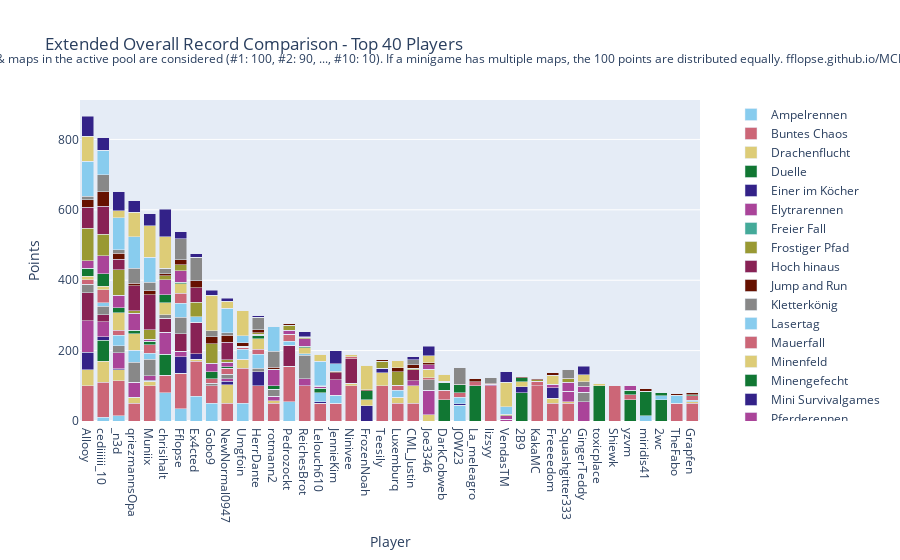

The cell this chart's notebook holds for it:
### Code cell
import plotly.graph_objects as go

# Sum all columns to get the total score
outDf['Total'] = outDf.sum(axis=1)

# Sort by total score and fill N/A values with 0
outDf = outDf.sort_values(by='Total', ascending=False).fillna(0)

# Crop to top 10 players
cropDf = outDf.head(40).copy()

# Drop the 'Total' column for plotting
cropDf = cropDf.drop(columns=['Total'])

# Create a color palette
color_palette = px.colors.qualitative.Safe

# Create the stacked bar plot
fig = go.Figure()

cropDf = remove_duplicate_columns(cropDf)

for column in cropDf.columns.difference(['Player']):
    fig.add_trace(go.Bar(
        x=cropDf.index,
        y=cropDf[column],
        name=column,
        marker_color=color_palette[len(fig.data) % len(color_palette)]
    ))

# Update layout
fig.update_layout(
    barmode='stack',
    title='Extended Overall Record Comparison - Top 40 Players',
    xaxis=dict(title='Player'),
    yaxis=dict(title='Points'),
    #height=800,
    #width=1000,
    legend=dict(
        x=1.05,
        y=0.5,
        traceorder='normal',
        font=dict(size=12),
        bgcolor='rgba(255, 255, 255, 0)',
        bordercolor='rgba(0, 0, 0, 0)'
    ),
    margin=dict(r=200),  # Adjust right margin to make room for the legend
    annotations=[
        dict(
            x=0.5,
            y=1.1635,
            xref='paper',
            yref='paper',
            text='Max 100 points per minigame. Records #1 through #10 of games & maps in the active pool are considered (#1: 100, #2: 90, ..., #10: 10). If a minigame has multiple maps, the 100 points are distributed equally. fflopse.github.io/MCP-Records/data-analysis/global-ranking.ipynb',
            showarrow=False,
            font=dict(size=12),
            xanchor='center'
        )
    ]
)

fig.show()

# save the plot as an html file

fig.write_html('out/ext_overall_record_comparison.html')

### Figure 1 — Plotly figure (JSON) as saved in the notebook; plotly's stock layout.template omitted (floating-point values rounded to 4 significant figures)
{"data": [{"marker": {"color": "rgb(136, 204, 238)"}, "name": "Ampelrennen", "type": "bar", "x": ["Allooy", "cediiiiii_10", "_n3d", "qriezmannsOpa", "Muniix", "chrisihalt", "Fflopse", "Ex4cted", "Gobo9", "NewNormal0947", "Umgfoin", "HerrDante", "rotmann2", "Pedrozockt", "ReichesBrot", "Lelouch610", "JennieKim", "Ninivee", "FrozenNoah", "Teesily", "Luxemburq", "CML_Justin", "Joe3346", "DarkCobweb", "JOW23", "La_meleagro", "lizsyy", "VendasTM", "2B9", "KakaMC", "Freeeedom", "Squashgitter333", "GingerTeddy", "toxicplace", "Shiewk", "yzvm", "miridis41", "2wc", "TheFabo", "Grapfen"], "y": [0.0, 10.0, 15.0, 0.0, 0.0, 80.0, 35.0, 70.0, 50.0, 0.0, 50.0, 0.0, 0.0, 55.0, 0.0, 0.0, 0.0, 0.0, 0.0, 0.0, 0.0, 0.0, 0.0, 0.0, 45.0, 0.0, 0.0, 0.0, 0.0, 0.0, 0.0, 0.0, 0.0, 0.0, 0.0, 0.0, 15.0, 0.0, 0.0, 0.0]}, {"marker": {"color": "rgb(204, 102, 119)"}, "name": "Buntes Chaos", "type": "bar", "x": ["Allooy", "cediiiiii_10", "_n3d", "qriezmannsOpa", "Muniix", "chrisihalt", "Fflopse", "Ex4cted", "Gobo9", "NewNormal0947", "Umgfoin", "HerrDante", "rotmann2", "Pedrozockt", "ReichesBrot", "Lelouch610", "JennieKim", "Ninivee", "FrozenNoah", "Teesily", "Luxemburq", "CML_Justin", "Joe3346", "DarkCobweb", "JOW23", "La_meleagro", "lizsyy", "VendasTM", "2B9", "KakaMC", "Freeeedom", "Squashgitter333", "GingerTeddy", "toxicplace", "Shiewk", "yzvm", "miridis41", "2wc", "TheFabo", "Grapfen"], "y": [100.0, 100.0, 100.0, 50.0, 100.0, 50.0, 100.0, 100.0, 50.0, 50.0, 100.0, 100.0, 50.0, 100.0, 100.0, 50.0, 50.0, 100.0, 0.0, 100.0, 50.0, 50.0, 0.0, 0.0, 0.0, 0.0, 100.0, 0.0, 0.0, 100.0, 50.0, 50.0, 0.0, 0.0, 100.0, 0.0, 0.0, 0.0, 50.0, 50.0]}, {"marker": {"color": "rgb(221, 204, 119)"}, "name": "Drachenflucht", "type": "bar", "x": ["Allooy", "cediiiiii_10", "_n3d", "qriezmannsOpa", "Muniix", "chrisihalt", "Fflopse", "Ex4cted", "Gobo9", "NewNormal0947", "Umgfoin", "HerrDante", "rotmann2", "Pedrozockt", "ReichesBrot", "Lelouch610", "JennieKim", "Ninivee", "FrozenNoah", "Teesily", "Luxemburq", "CML_Justin", "Joe3346", "DarkCobweb", "JOW23", "La_meleagro", "lizsyy", "VendasTM", "2B9", "KakaMC", "Freeeedom", "Squashgitter333", "GingerTeddy", "toxicplace", "Shiewk", "yzvm", "miridis41", "2wc", "TheFabo", "Grapfen"], "y": [45.0, 60.0, 30.0, 17.5, 12.5, 0.0, 0.0, 5.0, 0.0, 52.5, 25.0, 0.0, 7.5, 0.0, 0.0, 0.0, 0.0, 7.5, 0.0, 37.5, 17.5, 50.0, 17.5, 0.0, 0.0, 0.0, 0.0, 0.0, 0.0, 0.0, 15.0, 5.0, 0.0, 0.0, 0.0, 0.0, 0.0, 0.0, 0.0, 5.0]}, {"marker": {"color": "rgb(17, 119, 51)"}, "name": "Duelle", "type": "bar", "x": ["Allooy", "cediiiiii_10", "_n3d", "qriezmannsOpa", "Muniix", "chrisihalt", "Fflopse", "Ex4cted", "Gobo9", "NewNormal0947", "Umgfoin", "HerrDante", "rotmann2", "Pedrozockt", "ReichesBrot", "Lelouch610", "JennieKim", "Ninivee", "FrozenNoah", "Teesily", "Luxemburq", "CML_Justin", "Joe3346", "DarkCobweb", "JOW23", "La_meleagro", "lizsyy", "VendasTM", "2B9", "KakaMC", "Freeeedom", "Squashgitter333", "GingerTeddy", "toxicplace", "Shiewk", "yzvm", "miridis41", "2wc", "TheFabo", "Grapfen"], "y": [0.0, 60.0, 0.0, 0.0, 0.0, 60.0, 0.0, 0.0, 0.0, 0.0, 0.0, 0.0, 0.0, 0.0, 0.0, 0.0, 0.0, 0.0, 0.0, 0.0, 0.0, 0.0, 0.0, 60.0, 0.0, 100.0, 0.0, 0.0, 80.0, 0.0, 0.0, 0.0, 0.0, 100.0, 0.0, 60.0, 70.0, 60.0, 0.0, 0.0]}, {"marker": {"color": "rgb(51, 34, 136)"}, "name": "Einer im Köcher", "type": "bar", "x": ["Allooy", "cediiiiii_10", "_n3d", "qriezmannsOpa", "Muniix", "chrisihalt", "Fflopse", "Ex4cted", "Gobo9", "NewNormal0947", "Umgfoin", "HerrDante", "rotmann2", "Pedrozockt", "ReichesBrot", "Lelouch610", "JennieKim", "Ninivee", "FrozenNoah", "Teesily", "Luxemburq", "CML_Justin", "Joe3346", "DarkCobweb", "JOW23", "La_meleagro", "lizsyy", "VendasTM", "2B9", "KakaMC", "Freeeedom", "Squashgitter333", "GingerTeddy", "toxicplace", "Shiewk", "yzvm", "miridis41", "2wc", "TheFabo", "Grapfen"], "y": [50.0, 10.0, 4.0, 0.0, 4.0, 0.0, 48.0, 16.0, 0.0, 10.0, 0.0, 40.0, 0.0, 0.0, 0.0, 4.0, 0.0, 0.0, 44.0, 12.0, 0.0, 0.0, 0.0, 0.0, 4.0, 0.0, 0.0, 0.0, 18.0, 0.0, 30.0, 0.0, 0.0, 0.0, 0.0, 0.0, 0.0, 0.0, 0.0, 0.0]}, {"marker": {"color": "rgb(170, 68, 153)"}, "name": "Elytrarennen", "type": "bar", "x": ["Allooy", "cediiiiii_10", "_n3d", "qriezmannsOpa", "Muniix", "chrisihalt", "Fflopse", "Ex4cted", "Gobo9", "NewNormal0947", "Umgfoin", "HerrDante", "rotmann2", "Pedrozockt", "ReichesBrot", "Lelouch610", "JennieKim", "Ninivee", "FrozenNoah", "Teesily", "Luxemburq", "CML_Justin", "Joe3346", "DarkCobweb", "JOW23", "La_meleagro", "lizsyy", "VendasTM", "2B9", "KakaMC", "Freeeedom", "Squashgitter333", "GingerTeddy", "toxicplace", "Shiewk", "yzvm", "miridis41", "2wc", "TheFabo", "Grapfen"], "y": [90.0, 42.5, 45.0, 42.5, 12.5, 62.5, 15.0, 0.0, 0.0, 7.5, 0.0, 0.0, 12.5, 0.0, 20.0, 0.0, 0.0, 0.0, 0.0, 0.0, 0.0, 15.0, 70.0, 0.0, 0.0, 0.0, 0.0, 5.0, 0.0, 0.0, 10.0, 30.0, 55.0, 0.0, 0.0, 0.0, 0.0, 0.0, 0.0, 0.0]}, {"marker": {"color": "rgb(68, 170, 153)"}, "name": "Freier Fall", "type": "bar", "x": ["Allooy", "cediiiiii_10", "_n3d", "qriezmannsOpa", "Muniix", "chrisihalt", "Fflopse", "Ex4cted", "Gobo9", "NewNormal0947", "Umgfoin", "HerrDante", "rotmann2", "Pedrozockt", "ReichesBrot", "Lelouch610", "JennieKim", "Ninivee", "FrozenNoah", "Teesily", "Luxemburq", "CML_Justin", "Joe3346", "DarkCobweb", "JOW23", "La_meleagro", "lizsyy", "VendasTM", "2B9", "KakaMC", "Freeeedom", "Squashgitter333", "GingerTeddy", "toxicplace", "Shiewk", "yzvm", "miridis41", "2wc", "TheFabo", "Grapfen"], "y": [0.0, 0.0, 0.0, 0.0, 0.0, 0.0, 0.0, 0.0, 0.0, 0.0, 0.0, 0.0, 0.0, 0.0, 0.0, 0.0, 0.0, 0.0, 0.0, 0.0, 0.0, 0.0, 0.0, 0.0, 0.0, 0.0, 0.0, 0.0, 0.0, 0.0, 0.0, 0.0, 0.0, 0.0, 0.0, 0.0, 0.0, 0.0, 0.0, 0.0]}, {"marker": {"color": "rgb(153, 153, 51)"}, "name": "Frostiger Pfad", "type": "bar", "x": ["Allooy", "cediiiiii_10", "_n3d", "qriezmannsOpa", "Muniix", "chrisihalt", "Fflopse", "Ex4cted", "Gobo9", "NewNormal0947", "Umgfoin", "HerrDante", "rotmann2", "Pedrozockt", "ReichesBrot", "Lelouch610", "JennieKim", "Ninivee", "FrozenNoah", "Teesily", "Luxemburq", "CML_Justin", "Joe3346", "DarkCobweb", "JOW23", "La_meleagro", "lizsyy", "VendasTM", "2B9", "KakaMC", "Freeeedom", "Squashgitter333", "GingerTeddy", "toxicplace", "Shiewk", "yzvm", "miridis41", "2wc", "TheFabo", "Grapfen"], "y": [0.0, 0.0, 0.0, 0.0, 0.0, 0.0, 0.0, 0.0, 0.0, 0.0, 0.0, 0.0, 0.0, 0.0, 0.0, 0.0, 0.0, 0.0, 0.0, 0.0, 0.0, 0.0, 0.0, 0.0, 0.0, 0.0, 0.0, 0.0, 0.0, 0.0, 0.0, 0.0, 0.0, 0.0, 0.0, 0.0, 0.0, 0.0, 0.0, 0.0]}, {"marker": {"color": "rgb(136, 34, 85)"}, "name": "Hoch hinaus", "type": "bar", "x": ["Allooy", "cediiiiii_10", "_n3d", "qriezmannsOpa", "Muniix", "chrisihalt", "Fflopse", "Ex4cted", "Gobo9", "NewNormal0947", "Umgfoin", "HerrDante", "rotmann2", "Pedrozockt", "ReichesBrot", "Lelouch610", "JennieKim", "Ninivee", "FrozenNoah", "Teesily", "Luxemburq", "CML_Justin", "Joe3346", "DarkCobweb", "JOW23", "La_meleagro", "lizsyy", "VendasTM", "2B9", "KakaMC", "Freeeedom", "Squashgitter333", "GingerTeddy", "toxicplace", "Shiewk", "yzvm", "miridis41", "2wc", "TheFabo", "Grapfen"], "y": [80.0, 20.0, 0.0, 0.0, 0.0, 40.0, 50.0, 90.0, 0.0, 0.0, 0.0, 0.0, 0.0, 60.0, 0.0, 0.0, 0.0, 70.0, 0.0, 0.0, 0.0, 30.0, 0.0, 0.0, 0.0, 0.0, 0.0, 0.0, 0.0, 0.0, 0.0, 0.0, 0.0, 0.0, 0.0, 0.0, 0.0, 0.0, 0.0, 0.0]}, {"marker": {"color": "rgb(102, 17, 0)"}, "name": "Jump and Run", "type": "bar", "x": ["Allooy", "cediiiiii_10", "_n3d", "qriezmannsOpa", "Muniix", "chrisihalt", "Fflopse", "Ex4cted", "Gobo9", "NewNormal0947", "Umgfoin", "HerrDante", "rotmann2", "Pedrozockt", "ReichesBrot", "Lelouch610", "JennieKim", "Ninivee", "FrozenNoah", "Teesily", "Luxemburq", "CML_Justin", "Joe3346", "DarkCobweb", "JOW23", "La_meleagro", "lizsyy", "VendasTM", "2B9", "KakaMC", "Freeeedom", "Squashgitter333", "GingerTeddy", "toxicplace", "Shiewk", "yzvm", "miridis41", "2wc", "TheFabo", "Grapfen"], "y": [0.0, 0.0, 0.0, 0.0, 0.0, 0.0, 0.0, 0.0, 0.0, 0.0, 0.0, 0.0, 0.0, 0.0, 0.0, 0.0, 0.0, 0.0, 0.0, 0.0, 0.0, 0.0, 0.0, 0.0, 0.0, 0.0, 0.0, 0.0, 0.0, 0.0, 0.0, 0.0, 0.0, 0.0, 0.0, 0.0, 0.0, 0.0, 0.0, 0.0]}, {"marker": {"color": "rgb(136, 136, 136)"}, "name": "Kletterkönig", "type": "bar", "x": ["Allooy", "cediiiiii_10", "_n3d", "qriezmannsOpa", "Muniix", "chrisihalt", "Fflopse", "Ex4cted", "Gobo9", "NewNormal0947", "Umgfoin", "HerrDante", "rotmann2", "Pedrozockt", "ReichesBrot", "Lelouch610", "JennieKim", "Ninivee", "FrozenNoah", "Teesily", "Luxemburq", "CML_Justin", "Joe3346", "DarkCobweb", "JOW23", "La_meleagro", "lizsyy", "VendasTM", "2B9", "KakaMC", "Freeeedom", "Squashgitter333", "GingerTeddy", "toxicplace", "Shiewk", "yzvm", "miridis41", "2wc", "TheFabo", "Grapfen"], "y": [23.33, 23.33, 20.0, 56.67, 46.67, 10.0, 46.67, 0.0, 6.667, 13.33, 0.0, 10.0, 20.0, 0.0, 66.67, 0.0, 0.0, 0.0, 0.0, 0.0, 0.0, 0.0, 30.0, 0.0, 0.0, 0.0, 0.0, 0.0, 0.0, 0.0, 0.0, 0.0, 26.67, 0.0, 0.0, 0.0, 0.0, 0.0, 0.0, 0.0]}, {"marker": {"color": "rgb(136, 204, 238)"}, "name": "Lasertag", "type": "bar", "x": ["Allooy", "cediiiiii_10", "_n3d", "qriezmannsOpa", "Muniix", "chrisihalt", "Fflopse", "Ex4cted", "Gobo9", "NewNormal0947", "Umgfoin", "HerrDante", "rotmann2", "Pedrozockt", "ReichesBrot", "Lelouch610", "JennieKim", "Ninivee", "FrozenNoah", "Teesily", "Luxemburq", "CML_Justin", "Joe3346", "DarkCobweb", "JOW23", "La_meleagro", "lizsyy", "VendasTM", "2B9", "KakaMC", "Freeeedom", "Squashgitter333", "GingerTeddy", "toxicplace", "Shiewk", "yzvm", "miridis41", "2wc", "TheFabo", "Grapfen"], "y": [0.0, 10.0, 30.0, 35.0, 16.67, 0.0, 40.0, 15.0, 0.0, 0.0, 28.33, 40.0, 0.0, 11.67, 5.0, 26.67, 23.33, 0.0, 0.0, 0.0, 20.0, 0.0, 0.0, 0.0, 18.33, 0.0, 0.0, 0.0, 0.0, 0.0, 0.0, 0.0, 0.0, 0.0, 0.0, 0.0, 0.0, 11.67, 21.67, 3.333]}, {"marker": {"color": "rgb(204, 102, 119)"}, "name": "Mauerfall", "type": "bar", "x": ["Allooy", "cediiiiii_10", "_n3d", "qriezmannsOpa", "Muniix", "chrisihalt", "Fflopse", "Ex4cted", "Gobo9", "NewNormal0947", "Umgfoin", "HerrDante", "rotmann2", "Pedrozockt", "ReichesBrot", "Lelouch610", "JennieKim", "Ninivee", "FrozenNoah", "Teesily", "Luxemburq", "CML_Justin", "Joe3346", "DarkCobweb", "JOW23", "La_meleagro", "lizsyy", "VendasTM", "2B9", "KakaMC", "Freeeedom", "Squashgitter333", "GingerTeddy", "toxicplace", "Shiewk", "yzvm", "miridis41", "2wc", "TheFabo", "Grapfen"], "y": [12.86, 37.14, 14.29, 0.0, 24.29, 0.0, 28.57, 0.0, 12.86, 17.14, 5.714, 14.29, 0.0, 20.0, 0.0, 0.0, 0.0, 5.714, 0.0, 0.0, 14.29, 0.0, 5.714, 27.14, 12.86, 11.43, 0.0, 0.0, 0.0, 12.86, 0.0, 0.0, 0.0, 0.0, 0.0, 14.29, 0.0, 0.0, 0.0, 12.86]}, {"marker": {"color": "rgb(221, 204, 119)"}, "name": "Minenfeld", "type": "bar", "x": ["Allooy", "cediiiiii_10", "_n3d", "qriezmannsOpa", "Muniix", "chrisihalt", "Fflopse", "Ex4cted", "Gobo9", "NewNormal0947", "Umgfoin", "HerrDante", "rotmann2", "Pedrozockt", "ReichesBrot", "Lelouch610", "JennieKim", "Ninivee", "FrozenNoah", "Teesily", "Luxemburq", "CML_Justin", "Joe3346", "DarkCobweb", "JOW23", "La_meleagro", "lizsyy", "VendasTM", "2B9", "KakaMC", "Freeeedom", "Squashgitter333", "GingerTeddy", "toxicplace", "Shiewk", "yzvm", "miridis41", "2wc", "TheFabo", "Grapfen"], "y": [10.0, 10.0, 50.0, 46.67, 0.0, 33.33, 26.67, 0.0, 0.0, 0.0, 0.0, 30.0, 0.0, 0.0, 16.67, 0.0, 0.0, 6.667, 16.67, 0.0, 0.0, 0.0, 23.33, 0.0, 0.0, 0.0, 0.0, 0.0, 13.33, 0.0, 23.33, 0.0, 0.0, 6.667, 0.0, 0.0, 0.0, 0.0, 0.0, 0.0]}, {"marker": {"color": "rgb(17, 119, 51)"}, "name": "Minengefecht", "type": "bar", "x": ["Allooy", "cediiiiii_10", "_n3d", "qriezmannsOpa", "Muniix", "chrisihalt", "Fflopse", "Ex4cted", "Gobo9", "NewNormal0947", "Umgfoin", "HerrDante", "rotmann2", "Pedrozockt", "ReichesBrot", "Lelouch610", "JennieKim", "Ninivee", "FrozenNoah", "Teesily", "Luxemburq", "CML_Justin", "Joe3346", "DarkCobweb", "JOW23", "La_meleagro", "lizsyy", "VendasTM", "2B9", "KakaMC", "Freeeedom", "Squashgitter333", "GingerTeddy", "toxicplace", "Shiewk", "yzvm", "miridis41", "2wc", "TheFabo", "Grapfen"], "y": [22.5, 35.0, 13.75, 10.0, 10.0, 22.5, 3.75, 0.0, 20.0, 3.75, 0.0, 8.75, 10.0, 0.0, 3.75, 12.5, 0.0, 0.0, 25.0, 0.0, 0.0, 0.0, 0.0, 22.5, 22.5, 0.0, 0.0, 0.0, 11.25, 0.0, 0.0, 0.0, 0.0, 0.0, 0.0, 12.5, 0.0, 8.75, 0.0, 3.75]}, {"marker": {"color": "rgb(51, 34, 136)"}, "name": "Mini Survivalgames", "type": "bar", "x": ["Allooy", "cediiiiii_10", "_n3d", "qriezmannsOpa", "Muniix", "chrisihalt", "Fflopse", "Ex4cted", "Gobo9", "NewNormal0947", "Umgfoin", "HerrDante", "rotmann2", "Pedrozockt", "ReichesBrot", "Lelouch610", "JennieKim", "Ninivee", "FrozenNoah", "Teesily", "Luxemburq", "CML_Justin", "Joe3346", "DarkCobweb", "JOW23", "La_meleagro", "lizsyy", "VendasTM", "2B9", "KakaMC", "Freeeedom", "Squashgitter333", "GingerTeddy", "toxicplace", "Shiewk", "yzvm", "miridis41", "2wc", "TheFabo", "Grapfen"], "y": [0.0, 0.0, 0.0, 0.0, 0.0, 0.0, 0.0, 0.0, 0.0, 0.0, 0.0, 0.0, 0.0, 0.0, 0.0, 0.0, 0.0, 0.0, 0.0, 0.0, 0.0, 0.0, 0.0, 0.0, 0.0, 0.0, 0.0, 0.0, 0.0, 0.0, 0.0, 0.0, 0.0, 0.0, 0.0, 0.0, 0.0, 0.0, 0.0, 0.0]}, {"marker": {"color": "rgb(170, 68, 153)"}, "name": "Pferderennen", "type": "bar", "x": ["Allooy", "cediiiiii_10", "_n3d", "qriezmannsOpa", "Muniix", "chrisihalt", "Fflopse", "Ex4cted", "Gobo9", "NewNormal0947", "Umgfoin", "HerrDante", "rotmann2", "Pedrozockt", "ReichesBrot", "Lelouch610", "JennieKim", "Ninivee", "FrozenNoah", "Teesily", "Luxemburq", "CML_Justin", "Joe3346", "DarkCobweb", "JOW23", "La_meleagro", "lizsyy", "VendasTM", "2B9", "KakaMC", "Freeeedom", "Squashgitter333", "GingerTeddy", "toxicplace", "Shiewk", "yzvm", "miridis41", "2wc", "TheFabo", "Grapfen"], "y": [21.67, 51.67, 35.0, 48.33, 5.0, 43.33, 33.33, 0.0, 25.0, 13.33, 3.333, 3.333, 46.67, 11.67, 21.67, 5.0, 43.33, 0.0, 0.0, 0.0, 0.0, 0.0, 13.33, 0.0, 0.0, 0.0, 3.333, 10.0, 0.0, 0.0, 0.0, 25.0, 15.0, 0.0, 0.0, 13.33, 0.0, 0.0, 0.0, 0.0]}, {"marker": {"color": "rgb(68, 170, 153)"}, "name": "Reihenfolge", "type": "bar", "x": ["Allooy", "cediiiiii_10", "_n3d", "qriezmannsOpa", "Muniix", "chrisihalt", "Fflopse", "Ex4cted", "Gobo9", "NewNormal0947", "Umgfoin", "HerrDante", "rotmann2", "Pedrozockt", "ReichesBrot", "Lelouch610", "JennieKim", "Ninivee", "FrozenNoah", "Teesily", "Luxemburq", "CML_Justin", "Joe3346", "DarkCobweb", "JOW23", "La_meleagro", "lizsyy", "VendasTM", "2B9", "KakaMC", "Freeeedom", "Squashgitter333", "GingerTeddy", "toxicplace", "Shiewk", "yzvm", "miridis41", "2wc", "TheFabo", "Grapfen"], "y": [0.0, 0.0, 0.0, 0.0, 0.0, 0.0, 0.0, 0.0, 0.0, 0.0, 0.0, 0.0, 0.0, 0.0, 0.0, 0.0, 0.0, 0.0, 0.0, 0.0, 0.0, 0.0, 0.0, 0.0, 0.0, 0.0, 0.0, 0.0, 0.0, 0.0, 0.0, 0.0, 0.0, 0.0, 0.0, 0.0, 0.0, 0.0, 0.0, 0.0]}, {"marker": {"color": "rgb(153, 153, 51)"}, "name": "Replika", "type": "bar", "x": ["Allooy", "cediiiiii_10", "_n3d", "qriezmannsOpa", "Muniix", "chrisihalt", "Fflopse", "Ex4cted", "Gobo9", "NewNormal0947", "Umgfoin", "HerrDante", "rotmann2", "Pedrozockt", "ReichesBrot", "Lelouch610", "JennieKim", "Ninivee", "FrozenNoah", "Teesily", "Luxemburq", "CML_Justin", "Joe3346", "DarkCobweb", "JOW23", "La_meleagro", "lizsyy", "VendasTM", "2B9", "KakaMC", "Freeeedom", "Squashgitter333", "GingerTeddy", "toxicplace", "Shiewk", "yzvm", "miridis41", "2wc", "TheFabo", "Grapfen"], "y": [92.05, 60.77, 72.48, 7.094, 27.01, 11.11, 16.75, 41.97, 55.38, 6.667, 0.5128, 3.675, 0.5128, 13.08, 3.59, 0.9402, 0.4274, 0.1709, 0.0, 20.34, 38.03, 4.444, 0.5128, 0.4274, 0.6838, 0.0, 1.282, 2.308, 0.0, 5.043, 1.111, 9.573, 0.4274, 0.0, 0.3419, 0.0, 0.0, 0.0, 1.88, 0.0]}, {"marker": {"color": "rgb(136, 34, 85)"}, "name": "Runterpurzeln", "type": "bar", "x": ["Allooy", "cediiiiii_10", "_n3d", "qriezmannsOpa", "Muniix", "chrisihalt", "Fflopse", "Ex4cted", "Gobo9", "NewNormal0947", "Umgfoin", "HerrDante", "rotmann2", "Pedrozockt", "ReichesBrot", "Lelouch610", "JennieKim", "Ninivee", "FrozenNoah", "Teesily", "Luxemburq", "CML_Justin", "Joe3346", "DarkCobweb", "JOW23", "La_meleagro", "lizsyy", "VendasTM", "2B9", "KakaMC", "Freeeedom", "Squashgitter333", "GingerTeddy", "toxicplace", "Shiewk", "yzvm", "miridis41", "2wc", "TheFabo", "Grapfen"], "y": [60.0, 80.0, 30.0, 70.0, 100.0, 0.0, 0.0, 40.0, 0.0, 50.0, 0.0, 0.0, 0.0, 0.0, 0.0, 0.0, 20.0, 0.0, 0.0, 0.0, 0.0, 0.0, 0.0, 0.0, 0.0, 0.0, 0.0, 0.0, 0.0, 0.0, 0.0, 0.0, 0.0, 0.0, 0.0, 0.0, 0.0, 0.0, 0.0, 0.0]}, {"marker": {"color": "rgb(102, 17, 0)"}, "name": "Sammelwahn", "type": "bar", "x": ["Allooy", "cediiiiii_10", "_n3d", "qriezmannsOpa", "Muniix", "chrisihalt", "Fflopse", "Ex4cted", "Gobo9", "NewNormal0947", "Umgfoin", "HerrDante", "rotmann2", "Pedrozockt", "ReichesBrot", "Lelouch610", "JennieKim", "Ninivee", "FrozenNoah", "Teesily", "Luxemburq", "CML_Justin", "Joe3346", "DarkCobweb", "JOW23", "La_meleagro", "lizsyy", "VendasTM", "2B9", "KakaMC", "Freeeedom", "Squashgitter333", "GingerTeddy", "toxicplace", "Shiewk", "yzvm", "miridis41", "2wc", "TheFabo", "Grapfen"], "y": [21.03, 41.54, 17.69, 7.179, 11.03, 5.641, 14.1, 20.0, 19.49, 19.23, 10.0, 9.744, 5.385, 5.128, 2.308, 0.7692, 4.872, 1.538, 2.564, 3.59, 11.03, 9.744, 4.615, 2.308, 0.5128, 10.51, 3.077, 2.564, 2.564, 3.59, 8.205, 1.538, 1.795, 0.0, 0.0, 0.0, 6.41, 0.0, 5.897, 5.385]}, {"marker": {"color": "rgb(136, 136, 136)"}, "name": "Schießstand", "type": "bar", "x": ["Allooy", "cediiiiii_10", "_n3d", "qriezmannsOpa", "Muniix", "chrisihalt", "Fflopse", "Ex4cted", "Gobo9", "NewNormal0947", "Umgfoin", "HerrDante", "rotmann2", "Pedrozockt", "ReichesBrot", "Lelouch610", "JennieKim", "Ninivee", "FrozenNoah", "Teesily", "Luxemburq", "CML_Justin", "Joe3346", "DarkCobweb", "JOW23", "La_meleagro", "lizsyy", "VendasTM", "2B9", "KakaMC", "Freeeedom", "Squashgitter333", "GingerTeddy", "toxicplace", "Shiewk", "yzvm", "miridis41", "2wc", "TheFabo", "Grapfen"], "y": [10.0, 47.5, 10.0, 42.5, 25.0, 15.0, 60.0, 67.5, 17.5, 7.5, 0.0, 35.0, 45.0, 0.0, 0.0, 0.0, 0.0, 0.0, 0.0, 0.0, 0.0, 15.0, 0.0, 0.0, 47.5, 0.0, 15.0, 0.0, 0.0, 0.0, 0.0, 25.0, 12.5, 0.0, 0.0, 0.0, 0.0, 0.0, 0.0, 0.0]}, {"marker": {"color": "rgb(136, 204, 238)"}, "name": "Spleef", "type": "bar", "x": ["Allooy", "cediiiiii_10", "_n3d", "qriezmannsOpa", "Muniix", "chrisihalt", "Fflopse", "Ex4cted", "Gobo9", "NewNormal0947", "Umgfoin", "HerrDante", "rotmann2", "Pedrozockt", "ReichesBrot", "Lelouch610", "JennieKim", "Ninivee", "FrozenNoah", "Teesily", "Luxemburq", "CML_Justin", "Joe3346", "DarkCobweb", "JOW23", "La_meleagro", "lizsyy", "VendasTM", "2B9", "KakaMC", "Freeeedom", "Squashgitter333", "GingerTeddy", "toxicplace", "Shiewk", "yzvm", "miridis41", "2wc", "TheFabo", "Grapfen"], "y": [100.0, 70.0, 90.0, 90.0, 70.0, 0.0, 0.0, 0.0, 0.0, 70.0, 20.0, 0.0, 70.0, 0.0, 0.0, 70.0, 20.0, 0.0, 0.0, 0.0, 0.0, 0.0, 0.0, 0.0, 0.0, 0.0, 0.0, 20.0, 0.0, 0.0, 0.0, 0.0, 0.0, 0.0, 0.0, 0.0, 0.0, 0.0, 0.0, 0.0]}, {"marker": {"color": "rgb(204, 102, 119)"}, "name": "Todeswürfel", "type": "bar", "x": ["Allooy", "cediiiiii_10", "_n3d", "qriezmannsOpa", "Muniix", "chrisihalt", "Fflopse", "Ex4cted", "Gobo9", "NewNormal0947", "Umgfoin", "HerrDante", "rotmann2", "Pedrozockt", "ReichesBrot", "Lelouch610", "JennieKim", "Ninivee", "FrozenNoah", "Teesily", "Luxemburq", "CML_Justin", "Joe3346", "DarkCobweb", "JOW23", "La_meleagro", "lizsyy", "VendasTM", "2B9", "KakaMC", "Freeeedom", "Squashgitter333", "GingerTeddy", "toxicplace", "Shiewk", "yzvm", "miridis41", "2wc", "TheFabo", "Grapfen"], "y": [0.0, 0.0, 0.0, 0.0, 0.0, 0.0, 0.0, 0.0, 0.0, 0.0, 0.0, 0.0, 0.0, 0.0, 0.0, 0.0, 0.0, 0.0, 0.0, 0.0, 0.0, 0.0, 0.0, 0.0, 0.0, 0.0, 0.0, 0.0, 0.0, 0.0, 0.0, 0.0, 0.0, 0.0, 0.0, 0.0, 0.0, 0.0, 0.0, 0.0]}, {"marker": {"color": "rgb(221, 204, 119)"}, "name": "Turmroulette", "type": "bar", "x": ["Allooy", "cediiiiii_10", "_n3d", "qriezmannsOpa", "Muniix", "chrisihalt", "Fflopse", "Ex4cted", "Gobo9", "NewNormal0947", "Umgfoin", "HerrDante", "rotmann2", "Pedrozockt", "ReichesBrot", "Lelouch610", "JennieKim", "Ninivee", "FrozenNoah", "Teesily", "Luxemburq", "CML_Justin", "Joe3346", "DarkCobweb", "JOW23", "La_meleagro", "lizsyy", "VendasTM", "2B9", "KakaMC", "Freeeedom", "Squashgitter333", "GingerTeddy", "toxicplace", "Shiewk", "yzvm", "miridis41", "2wc", "TheFabo", "Grapfen"], "y": [70.0, 0.0, 20.0, 70.0, 90.0, 90.0, 0.0, 0.0, 100.0, 20.0, 70.0, 0.0, 0.0, 0.0, 0.0, 20.0, 0.0, 0.0, 70.0, 0.0, 20.0, 0.0, 20.0, 20.0, 0.0, 0.0, 0.0, 70.0, 0.0, 0.0, 0.0, 0.0, 20.0, 0.0, 0.0, 0.0, 0.0, 0.0, 0.0, 0.0]}, {"marker": {"color": "rgb(17, 119, 51)"}, "name": "Waffenfolge", "type": "bar", "x": ["Allooy", "cediiiiii_10", "_n3d", "qriezmannsOpa", "Muniix", "chrisihalt", "Fflopse", "Ex4cted", "Gobo9", "NewNormal0947", "Umgfoin", "HerrDante", "rotmann2", "Pedrozockt", "ReichesBrot", "Lelouch610", "JennieKim", "Ninivee", "FrozenNoah", "Teesily", "Luxemburq", "CML_Justin", "Joe3346", "DarkCobweb", "JOW23", "La_meleagro", "lizsyy", "VendasTM", "2B9", "KakaMC", "Freeeedom", "Squashgitter333", "GingerTeddy", "toxicplace", "Shiewk", "yzvm", "miridis41", "2wc", "TheFabo", "Grapfen"], "y": [0.0, 0.0, 0.0, 0.0, 0.0, 0.0, 0.0, 0.0, 0.0, 0.0, 0.0, 0.0, 0.0, 0.0, 0.0, 0.0, 0.0, 0.0, 0.0, 0.0, 0.0, 0.0, 0.0, 0.0, 0.0, 0.0, 0.0, 0.0, 0.0, 0.0, 0.0, 0.0, 0.0, 0.0, 0.0, 0.0, 0.0, 0.0, 0.0, 0.0]}, {"marker": {"color": "rgb(51, 34, 136)"}, "name": "Wettrennen", "type": "bar", "x": ["Allooy", "cediiiiii_10", "_n3d", "qriezmannsOpa", "Muniix", "chrisihalt", "Fflopse", "Ex4cted", "Gobo9", "NewNormal0947", "Umgfoin", "HerrDante", "rotmann2", "Pedrozockt", "ReichesBrot", "Lelouch610", "JennieKim", "Ninivee", "FrozenNoah", "Teesily", "Luxemburq", "CML_Justin", "Joe3346", "DarkCobweb", "JOW23", "La_meleagro", "lizsyy", "VendasTM", "2B9", "KakaMC", "Freeeedom", "Squashgitter333", "GingerTeddy", "toxicplace", "Shiewk", "yzvm", "miridis41", "2wc", "TheFabo", "Grapfen"], "y": [58.0, 36.0, 54.0, 32.0, 34.0, 78.0, 20.0, 10.0, 14.0, 8.0, 0.0, 4.0, 0.0, 0.0, 14.0, 0.0, 38.0, 0.0, 0.0, 0.0, 0.0, 8.0, 28.0, 0.0, 0.0, 0.0, 0.0, 30.0, 0.0, 0.0, 0.0, 0.0, 24.0, 0.0, 0.0, 0.0, 0.0, 0.0, 0.0, 0.0]}], "layout": {"annotations": [{"font": {"size": 12}, "showarrow": false, "text": "Max 100 points per minigame. Records #1 through #10 of games & maps in the active pool are considered (#1: 100, #2: 90, ..., #10: 10). If a minigame has multiple maps, the 100 points are distributed equally. fflopse.github.io/MCP-Records/data-analysis/global-ranking.ipynb", "x": 0.5, "xanchor": "center", "xref": "paper", "y": 1.163, "yref": "paper"}], "barmode": "stack", "legend": {"bgcolor": "rgba(255, 255, 255, 0)", "bordercolor": "rgba(0, 0, 0, 0)", "font": {"size": 12}, "traceorder": "normal", "x": 1.05, "y": 0.5}, "margin": {"r": 200}, "title": {"text": "Extended Overall Record Comparison - Top 40 Players"}, "xaxis": {"title": {"text": "Player"}}, "yaxis": {"title": {"text": "Points"}}}}
